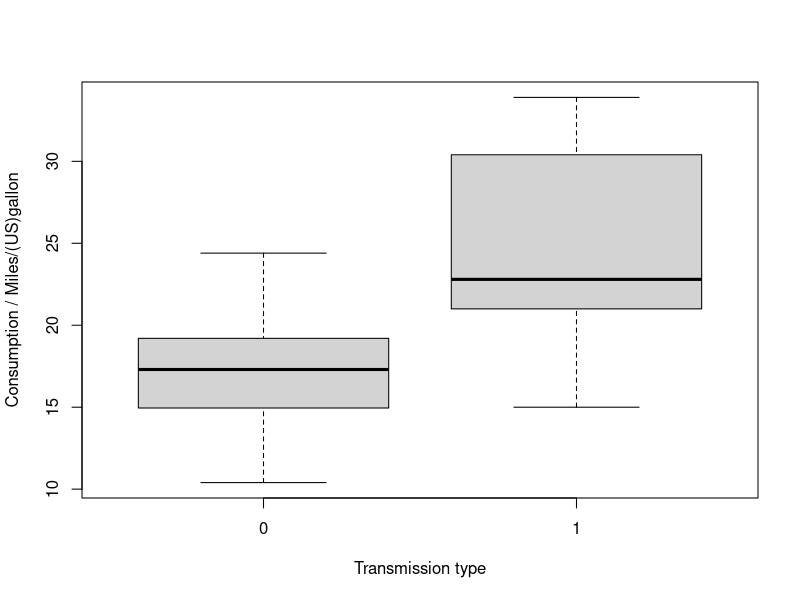
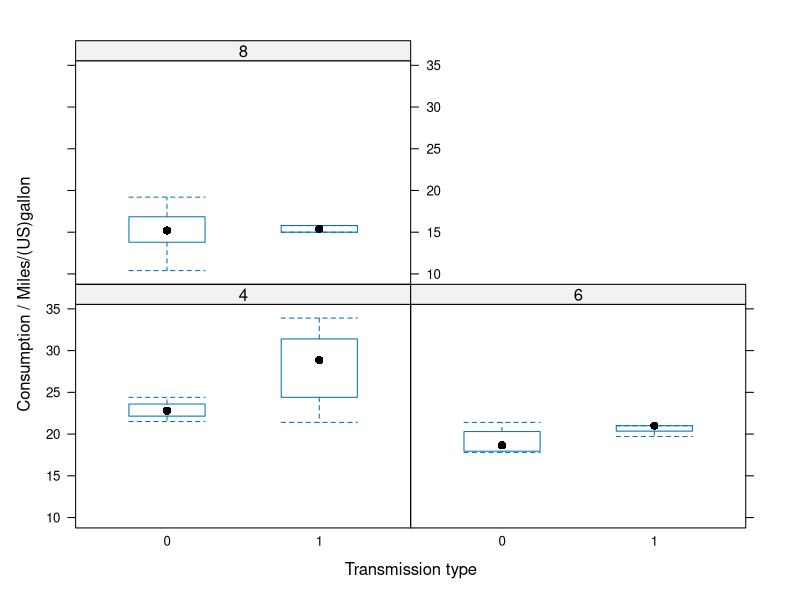
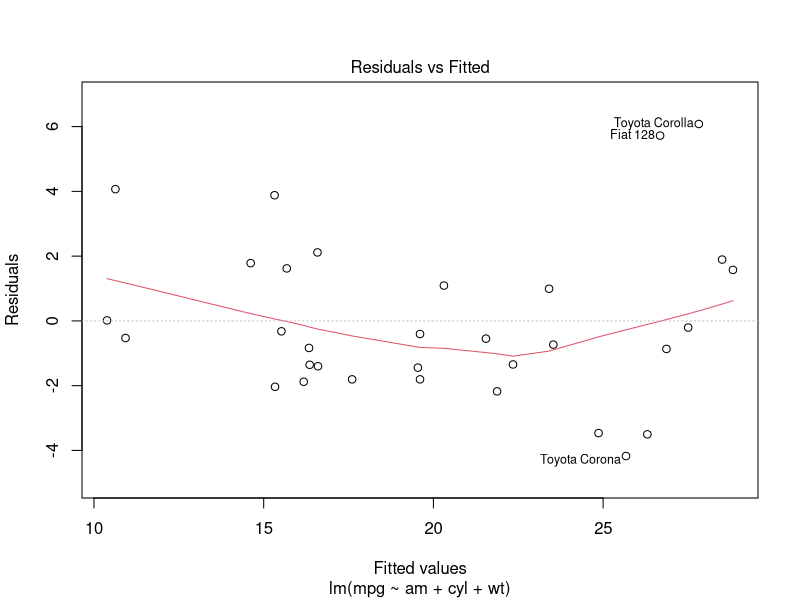
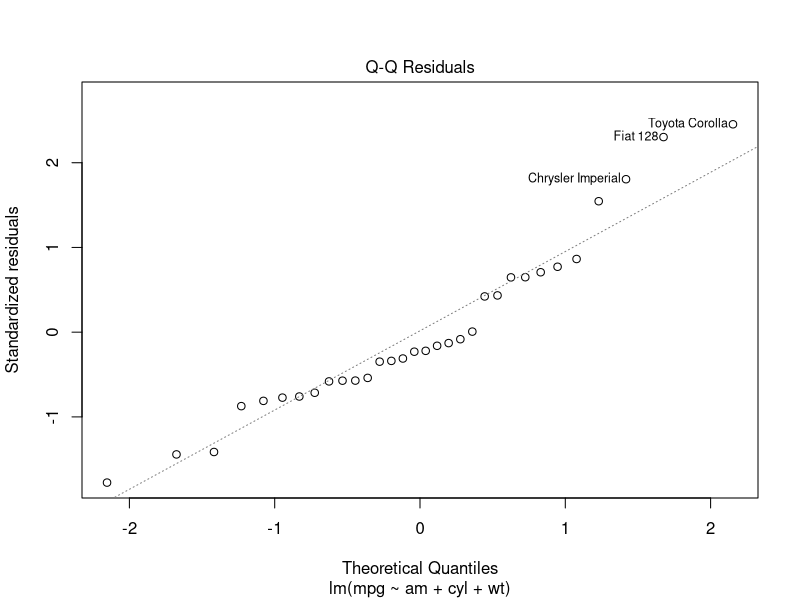
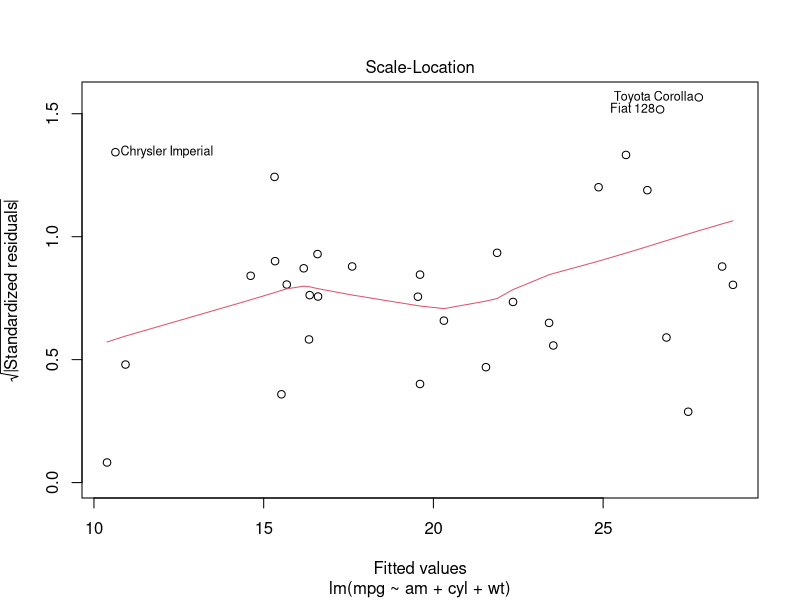
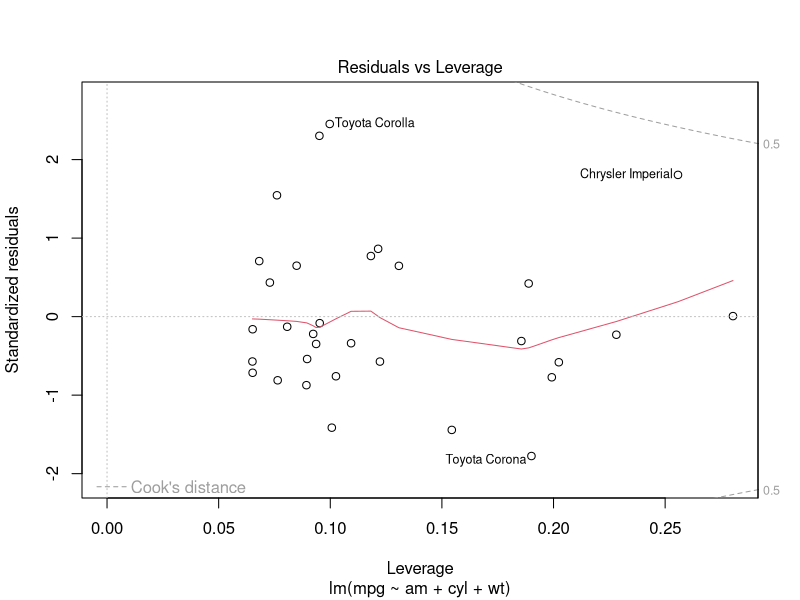

Here is the R script that generated these plots, in order:
## ---- chunk 1
correlations<-cbind(
    cor(mtcars$mpg, mtcars$cyl),
    cor(mtcars$mpg, mtcars$disp),
    cor(mtcars$mpg, mtcars$hp),
    cor(mtcars$mpg, mtcars$drat),
    cor(mtcars$mpg, mtcars$wt),
    cor(mtcars$mpg, mtcars$qsec),
    cor(mtcars$mpg, mtcars$vs),
    cor(mtcars$mpg, mtcars$gear),
    cor(mtcars$mpg, mtcars$carb)
)
colnames(correlations)<-names(mtcars[,c(2:8,10:11)])
abs(correlations)>0.8
## ---- chunk 2
fit1<-lm(mpg~am,mtcars)
fit2<-lm(mpg~am+cyl,mtcars)
fit3<-lm(mpg~am+cyl+wt,mtcars)
fit4<-lm(mpg~am+cyl+wt+disp,mtcars)
fit5<-lm(mpg~.,mtcars)
## ---- chunk 3
suppressWarnings(library(car))
vif(fit2)
vif(fit3)
vif(fit4)
## ---- chunk 4
anova (fit1,fit2,fit3,fit4,fit5)[c(1,2,3,6)]
model<-fit3
## ---- chunk 5
temp<-intersect(head(rownames(dfbetas(model)[order(abs(dfbetas(model)[,1]),decreasing=TRUE),])),head(rownames(dfbetas(model)[order(abs(dfbetas(model)[,2]),decreasing=TRUE),])))
dfbetas(model)[temp,]
## ---- chunk 6
summary(model)$coefficients
## ---- chunk 7
boxplot(mpg~am,mtcars,xlab="Transmission type",ylab="Consumption / Miles/(US)gallon")
## ---- chunk 8
library(lattice)
bwplot(mtcars$mpg~factor(mtcars$am)|factor(mtcars$cyl),xlab="Transmission type",ylab="Consumption / Miles/(US)gallon")
## ---- chunk 9
plot(model)
